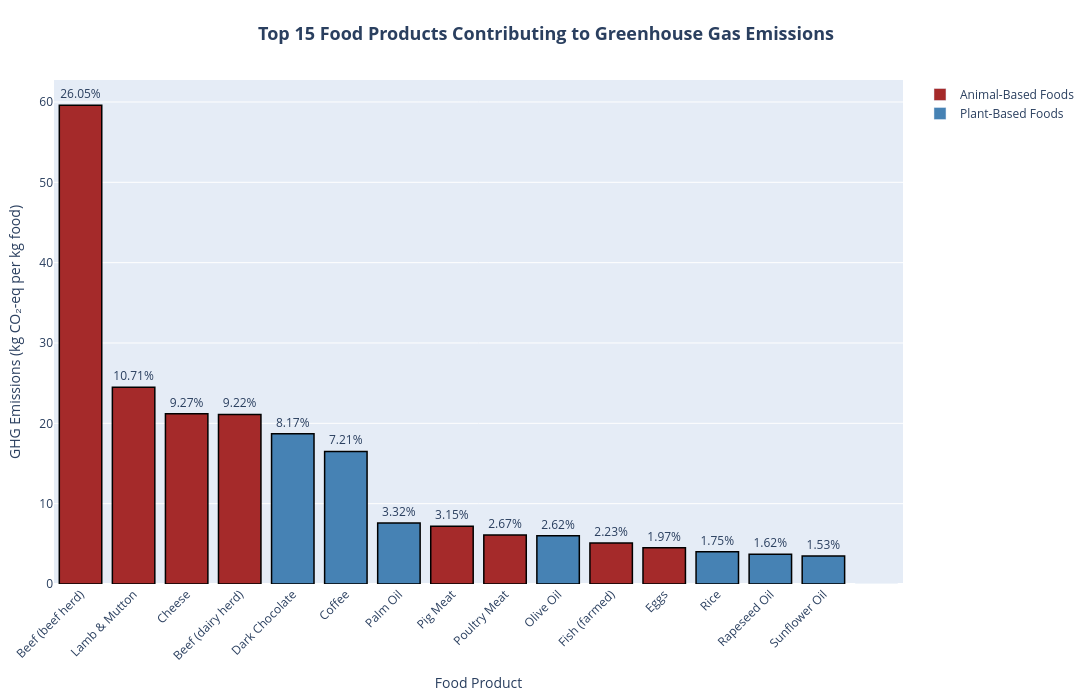
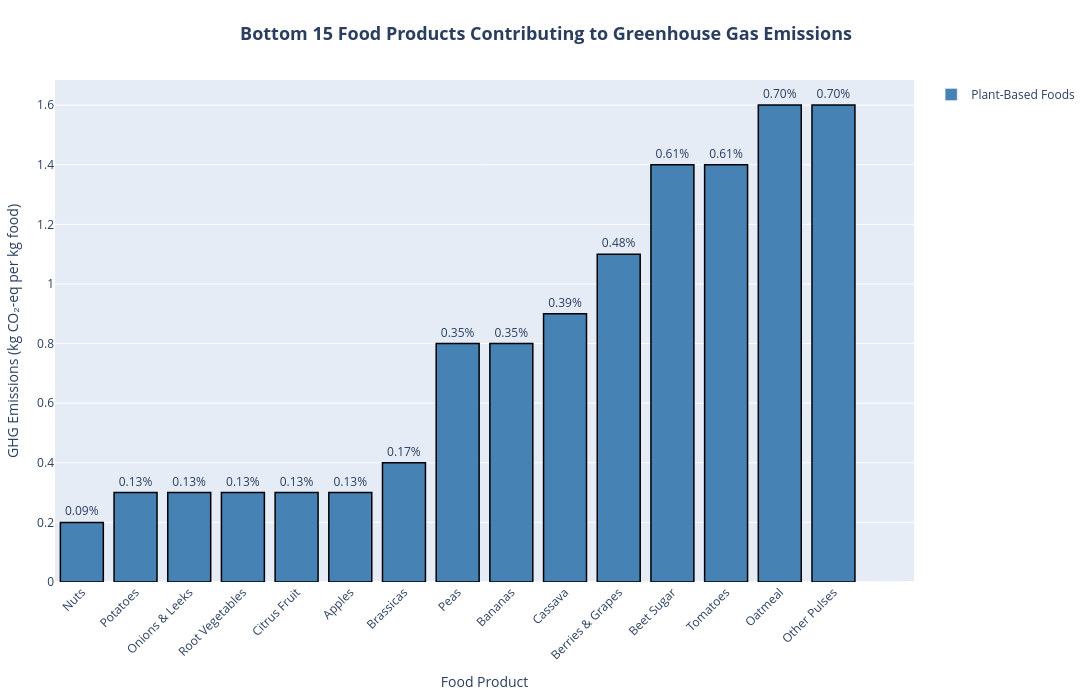

Notebook source saved alongside these figures, in order:
### Markdown cell above
##### <a id='toc1_2_3_6_2_'></a>[2.3.6.2. Which food products contribute the most and the least to greenhouse gas emissions?](#toc0_)
- **Purpose:** Identify the worst offenders in terms of climate impact to promote eco-friendly diets.

### Code cell
# Compute total emissions for percentage calculations
df_aq["Emissions_Percentage"] = (df_aq["Total_emissions"] / df_aq["Total_emissions"].sum()) * 100

# Define the number of products to display
n = 15  # Adjust as needed

# Select the top N food products with the highest emissions
top_emitters = df_aq.nlargest(n=min(n, len(df_aq)), columns="Total_emissions").copy()

# Select the bottom N food products with the lowest emissions (excluding zero-emission products, if applicable)
bottom_emitters = df_aq.nsmallest(n=min(n, len(df_aq)), columns="Total_emissions").copy()

# Compute percentage distribution specifically for these subsets
top_emitters["Emissions_Percentage"] = (top_emitters["Total_emissions"] / df_aq["Total_emissions"].sum()) * 100
bottom_emitters["Emissions_Percentage"] = (bottom_emitters["Total_emissions"] / df_aq["Total_emissions"].sum()) * 100

# Sort emissions in descending order for better readability
top_emitters = top_emitters.sort_values(by="Total_emissions", ascending=False)
bottom_emitters = bottom_emitters.sort_values(by="Total_emissions", ascending=True)

# Define color mapping
color_mapping = {
    "Animal-Based Foods": "#A52A2A",  # Grey-Red
    "Plant-Based Foods": "#4682B4"   # Grey-Blue
}

# Manually assign colors based on the sorted order
top_colors = [color_mapping[cat] for cat in top_emitters["Food_Category"]]
bottom_colors = [color_mapping[cat] for cat in bottom_emitters["Food_Category"]]

# Create bar chart for top emitters
fig_top = px.bar(
    top_emitters,
    x="Food_Product",
    y="Total_emissions",
    title=f"Top {n} Food Products Contributing to Greenhouse Gas Emissions",
    labels={
        "Total_emissions": "GHG Emissions (kg CO₂-eq per kg food)",
        "Food_Product": "Food Product"
    }
)

# Manually assign colors and format text
fig_top.update_traces(
    marker=dict(color=top_colors, line=dict(width=1.5, color='black')),
    text=[f"{p:.2f}%" for p in top_emitters["Emissions_Percentage"]],
    textposition='outside',
    hovertemplate="<b>Food Product:</b> %{x}<br>"
                  "<b>Food Category:</b> %{customdata[0]}<br>"
                  "<b>GHG Emissions:</b> %{y:.2f} kg CO₂-eq<br>"
                  "<b>Contribution to Total Emissions:</b> %{customdata[1]:.2f}%"
)

# Update hover data
fig_top.update_traces(customdata=top_emitters[["Food_Category", "Emissions_Percentage"]].values)

fig_top.update_layout(
    title=dict(text=f"Top {n} Food Products Contributing to Greenhouse Gas Emissions", x=0.5, font=dict(size=18, weight="bold")),
    width=1200, height=700,
    xaxis_tickangle=-45,
    margin=dict(l=50, r=50, t=80, b=100)
)

# Add a manual legend using go.Bar with a dummy bar
fig_top.add_trace(
    go.Bar(
        x=[""],
        y=[0],
        marker=dict(color=color_mapping["Animal-Based Foods"]),
        name="Animal-Based Foods",
        showlegend=True
    )
)

fig_top.add_trace(
    go.Bar(
        x=[""],
        y=[0],
        marker=dict(color=color_mapping["Plant-Based Foods"]),
        name="Plant-Based Foods",
        showlegend=True
    )
)

# Create bar chart for bottom emitters
fig_bottom = px.bar(
    bottom_emitters,
    x="Food_Product",
    y="Total_emissions",
    title=f"Bottom {n} Food Products Contributing to Greenhouse Gas Emissions",
    labels={
        "Total_emissions": "GHG Emissions (kg CO₂-eq per kg food)",
        "Food_Product": "Food Product"
    }
)

# Manually assign colors and format text
fig_bottom.update_traces(
    marker=dict(color=bottom_colors, line=dict(width=1.5, color='black')),
    text=[f"{p:.2f}%" for p in bottom_emitters["Emissions_Percentage"]],
    textposition='outside',
    hovertemplate="<b>Food Product:</b> %{x}<br>"
                  "<b>Food Category:</b> %{customdata[0]}<br>"
                  "<b>GHG Emissions:</b> %{y:.2f} kg CO₂-eq<br>"
                  "<b>Contribution to Total Emissions:</b> %{customdata[1]:.2f}%"
)

# Update hover data
fig_bottom.update_traces(customdata=bottom_emitters[["Food_Category", "Emissions_Percentage"]].values)

fig_bottom.update_layout(
    title=dict(text=f"Bottom {n} Food Products Contributing to Greenhouse Gas Emissions", x=0.5, font=dict(size=18, weight="bold")),
    width=1200, height=700,
    xaxis_tickangle=-45,
    margin=dict(l=50, r=50, t=80, b=100)
)

# Add a manual legend using go.Bar with a dummy bar
fig_bottom.add_trace(
    go.Bar(
        x=[""],
        y=[0],
        marker=dict(color=color_mapping["Plant-Based Foods"]),
        name="Plant-Based Foods",
        showlegend=True
    )
)

# Show both figures
fig_top.show()
fig_bottom.show()

### Figure 1 — Plotly figure (JSON) as saved in the notebook; plotly's stock layout.template omitted (floating-point values rounded to 4 significant figures)
{"data": [{"customdata": [["Animal-Based Foods", 26.05], ["Animal-Based Foods", 10.71], ["Animal-Based Foods", 9.266], ["Animal-Based Foods", 9.222], ["Plant-Based Foods", 8.173], ["Plant-Based Foods", 7.212], ["Plant-Based Foods", 3.322], ["Animal-Based Foods", 3.147], ["Animal-Based Foods", 2.666], ["Plant-Based Foods", 2.622], ["Animal-Based Foods", 2.229], ["Animal-Based Foods", 1.967], ["Plant-Based Foods", 1.748], ["Plant-Based Foods", 1.617], ["Plant-Based Foods", 1.53]], "hovertemplate": "<b>Food Product:</b> %{x}<br><b>Food Category:</b> %{customdata[0]}<br><b>GHG Emissions:</b> %{y:.2f} kg CO₂-eq<br><b>Contribution to Total Emissions:</b> %{customdata[1]:.2f}%", "legendgroup": "", "marker": {"color": ["#A52A2A", "#A52A2A", "#A52A2A", "#A52A2A", "#4682B4", "#4682B4", "#4682B4", "#A52A2A", "#A52A2A", "#4682B4", "#A52A2A", "#A52A2A", "#4682B4", "#4682B4", "#4682B4"], "line": {"color": "black", "width": 1.5}, "pattern": {"shape": ""}}, "name": "", "orientation": "v", "showlegend": false, "text": ["26.05%", "10.71%", "9.27%", "9.22%", "8.17%", "7.21%", "3.32%", "3.15%", "2.67%", "2.62%", "2.23%", "1.97%", "1.75%", "1.62%", "1.53%"], "textposition": "outside", "type": "bar", "x": ["Beef (beef herd)", "Lamb & Mutton", "Cheese", "Beef (dairy herd)", "Dark Chocolate", "Coffee", "Palm Oil", "Pig Meat", "Poultry Meat", "Olive Oil", "Fish (farmed)", "Eggs", "Rice", "Rapeseed Oil", "Sunflower Oil"], "xaxis": "x", "y": [59.6, 24.5, 21.2, 21.1, 18.7, 16.5, 7.6, 7.2, 6.1, 6.0, 5.1, 4.5, 4.0, 3.7, 3.5], "yaxis": "y"}, {"marker": {"color": "#A52A2A"}, "name": "Animal-Based Foods", "showlegend": true, "type": "bar", "x": [""], "y": [0]}, {"marker": {"color": "#4682B4"}, "name": "Plant-Based Foods", "showlegend": true, "type": "bar", "x": [""], "y": [0]}], "layout": {"barmode": "relative", "height": 700, "legend": {"tracegroupgap": 0}, "margin": {"b": 100, "l": 50, "r": 50, "t": 80}, "title": {"font": {"size": 18, "weight": "bold"}, "text": "Top 15 Food Products Contributing to Greenhouse Gas Emissions", "x": 0.5}, "width": 1200, "xaxis": {"anchor": "y", "domain": [0, 1], "tickangle": -45, "title": {"text": "Food Product"}}, "yaxis": {"anchor": "x", "domain": [0, 1], "title": {"text": "GHG Emissions (kg CO₂-eq per kg food)"}}}}

### Figure 2 — Plotly figure (JSON) as saved in the notebook; plotly's stock layout.template omitted (floating-point values rounded to 4 significant figures)
{"data": [{"customdata": [["Plant-Based Foods", 0.08741], ["Plant-Based Foods", 0.1311], ["Plant-Based Foods", 0.1311], ["Plant-Based Foods", 0.1311], ["Plant-Based Foods", 0.1311], ["Plant-Based Foods", 0.1311], ["Plant-Based Foods", 0.1748], ["Plant-Based Foods", 0.3497], ["Plant-Based Foods", 0.3497], ["Plant-Based Foods", 0.3934], ["Plant-Based Foods", 0.4808], ["Plant-Based Foods", 0.6119], ["Plant-Based Foods", 0.6119], ["Plant-Based Foods", 0.6993], ["Plant-Based Foods", 0.6993]], "hovertemplate": "<b>Food Product:</b> %{x}<br><b>Food Category:</b> %{customdata[0]}<br><b>GHG Emissions:</b> %{y:.2f} kg CO₂-eq<br><b>Contribution to Total Emissions:</b> %{customdata[1]:.2f}%", "legendgroup": "", "marker": {"color": ["#4682B4", "#4682B4", "#4682B4", "#4682B4", "#4682B4", "#4682B4", "#4682B4", "#4682B4", "#4682B4", "#4682B4", "#4682B4", "#4682B4", "#4682B4", "#4682B4", "#4682B4"], "line": {"color": "black", "width": 1.5}, "pattern": {"shape": ""}}, "name": "", "orientation": "v", "showlegend": false, "text": ["0.09%", "0.13%", "0.13%", "0.13%", "0.13%", "0.13%", "0.17%", "0.35%", "0.35%", "0.39%", "0.48%", "0.61%", "0.61%", "0.70%", "0.70%"], "textposition": "outside", "type": "bar", "x": ["Nuts", "Potatoes", "Onions & Leeks", "Root Vegetables", "Citrus Fruit", "Apples", "Brassicas", "Peas", "Bananas", "Cassava", "Berries & Grapes", "Beet Sugar", "Tomatoes", "Oatmeal", "Other Pulses"], "xaxis": "x", "y": [0.2, 0.3, 0.3, 0.3, 0.3, 0.3, 0.4, 0.8, 0.8, 0.9, 1.1, 1.4, 1.4, 1.6, 1.6], "yaxis": "y"}, {"marker": {"color": "#4682B4"}, "name": "Plant-Based Foods", "showlegend": true, "type": "bar", "x": [""], "y": [0]}], "layout": {"barmode": "relative", "height": 700, "legend": {"tracegroupgap": 0}, "margin": {"b": 100, "l": 50, "r": 50, "t": 80}, "title": {"font": {"size": 18, "weight": "bold"}, "text": "Bottom 15 Food Products Contributing to Greenhouse Gas Emissions", "x": 0.5}, "width": 1200, "xaxis": {"anchor": "y", "domain": [0, 1], "tickangle": -45, "title": {"text": "Food Product"}}, "yaxis": {"anchor": "x", "domain": [0, 1], "title": {"text": "GHG Emissions (kg CO₂-eq per kg food)"}}}}
